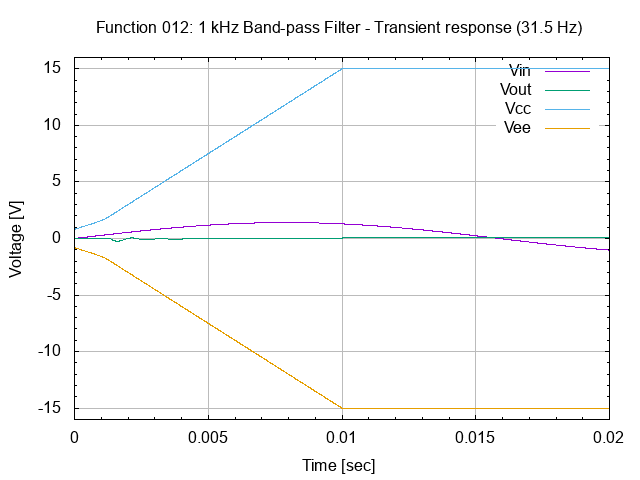

The gnuplot source for this figure:
# set terminal
set term png

# set graph
set output "26.012.00.01.03.02.png"
set title "Function 012: 1 kHz Band-pass Filter - Transient response (31.5 Hz)"

# setup Y-axis
set yrange [-16:16]
set grid ytics lt 1 lw 1 lc rgb "#bbbbbb"
set mytics
set ylabel "Voltage [V]"

# setup X-axis
set grid xtics lt 1 lw 1 lc rgb "#bbbbbb"
set mxtics
set xrange [0:0.02]
set xlabel "Time [sec]"

# setup plot style
set style data lines
plot '26.012.00.01.03.dat' using 1:2 title "Vin", \
     '26.012.00.01.03.dat' using 1:3 title "Vout", \
     '26.012.00.01.03.dat' using 1:4 title "Vcc", \
     '26.012.00.01.03.dat' using 1:5 title "Vee"

# set output back to default
set output

# reset terminal type
set terminal pop
